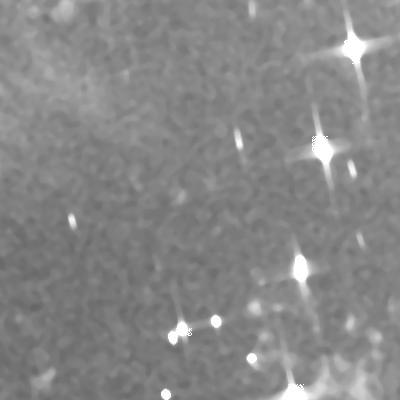
#> input picture data/sample/sample_not_oil.jpg, 400 x 400 px
$ python -i run_ablation.py   (imports and definitions only)
#> lines starting #> are read from the running program, lines starting #| are printed output that depends on the picture
import os
import cv2
import numpy as np
import tensorflow as tf
from tensorflow.keras import layers, models, applications
from tensorflow.keras.applications.efficientnet import preprocess_input

# --- CONFIGURATION ---
# 1. Point to your temp folder (matches your screenshot)
# UPDATE THIS LINE TO THE FULL PATH:
# TODO: Update SEARCH_DIR to your local temp_images directory before running.
SEARCH_DIR = os.getenv("TARS_TEMP_IMAGE_DIR", "temp_images")

# 2. Your Weights File (matches your code)
WEIGHTS_PATH = "optisar_b4_retrained_weights.weights.h5"
IMG_SIZE = 380
THRESHOLD = 0.75

# --- 1. MODEL BUILDER (From your code) ---
def build_model_architecture():
    print("🏗️ Rebuilding EfficientNetB4...", flush=True)
    base_model = applications.EfficientNetB4(
        weights=None, # Loaded manually later
        include_top=False,
        input_shape=(IMG_SIZE, IMG_SIZE, 3)
    )
    base_model.trainable = False

    model = models.Sequential([
        base_model,
        layers.GlobalAveragePooling2D(),
        layers.BatchNormalization(),
        layers.Dropout(0.4),
        layers.Dense(512, activation='relu'),
        layers.BatchNormalization(),
        layers.Dropout(0.5),
        layers.Dense(1, activation='sigmoid')
    ])
    model.compile(optimizer='adam', loss='binary_crossentropy', metrics=['accuracy'])
    return model

# --- 2. PREPROCESSING FUNCTIONS ---

def preprocess_raw(img_path):
    """
    BASELINE (BAD): Simulates passing the browser preview directly to AI.
    No domain adaptation. Just resize and scale.
    """
    img = cv2.imread(img_path) # Load as RGB
    if img is None: return None
    img = cv2.cvtColor(img, cv2.COLOR_BGR2RGB)
    img = cv2.resize(img, (IMG_SIZE, IMG_SIZE))
    img = preprocess_input(img)
    return img

def preprocess_tars(img_path):
    """
    TARS V3 (GOOD): Your Domain Adaptation Logic.
    """
#> called with img_path = '../data/sample/sample_not_oil.jpg'
    img = cv2.imread(img_path, cv2.IMREAD_GRAYSCALE)
#> img is the input picture: shape (400, 400); min 101, max 255, mean 135.6
    if img is None: return None
    img = cv2.resize(img, (IMG_SIZE, IMG_SIZE))
#> img: shape (380, 380)

    # A. Speckle
    img_float = img.astype(np.float32)
    noise = np.random.normal(0, 0.5, img.shape)
    img_noise = img_float + (img_float * noise)
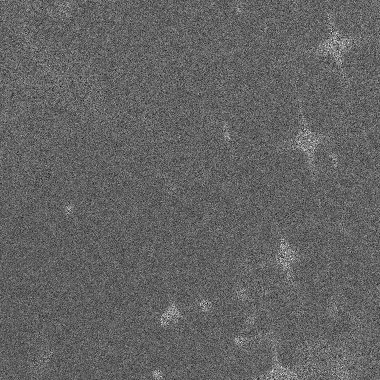
#> img_noise: shape (380, 380) float64; min -219.8, max 688.2, mean 135.8; drawn with min black and max white
    img = np.clip(img_noise, 0, 255).astype('uint8')
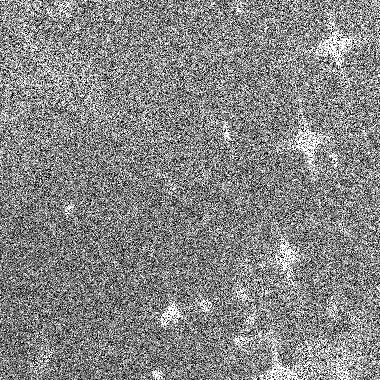
#> img: shape (380, 380); min 0, max 255, mean 133.8

    # B. Blur & CLAHE
    img = cv2.GaussianBlur(img, (3, 3), 0)
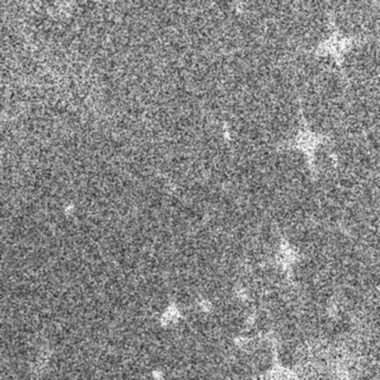
#> img: shape (380, 380); min 41, max 255, mean 133.9
    clahe = cv2.createCLAHE(clipLimit=2.0, tileGridSize=(8, 8))
    img = clahe.apply(img)
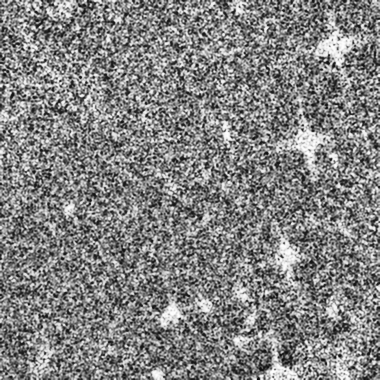
#> img: shape (380, 380); min 8, max 255, mean 131

    # C. Histogram Shift
    img = np.clip(img.astype(np.int16) + 70, 0, 255).astype(np.uint8)
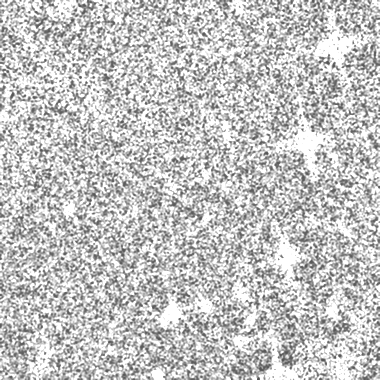
#> img: shape (380, 380); min 78, max 255, mean 196.4

    img_rgb = cv2.cvtColor(img, cv2.COLOR_GRAY2BGR)
#> (the run stopped early here; a loop or call above may not have finished)
